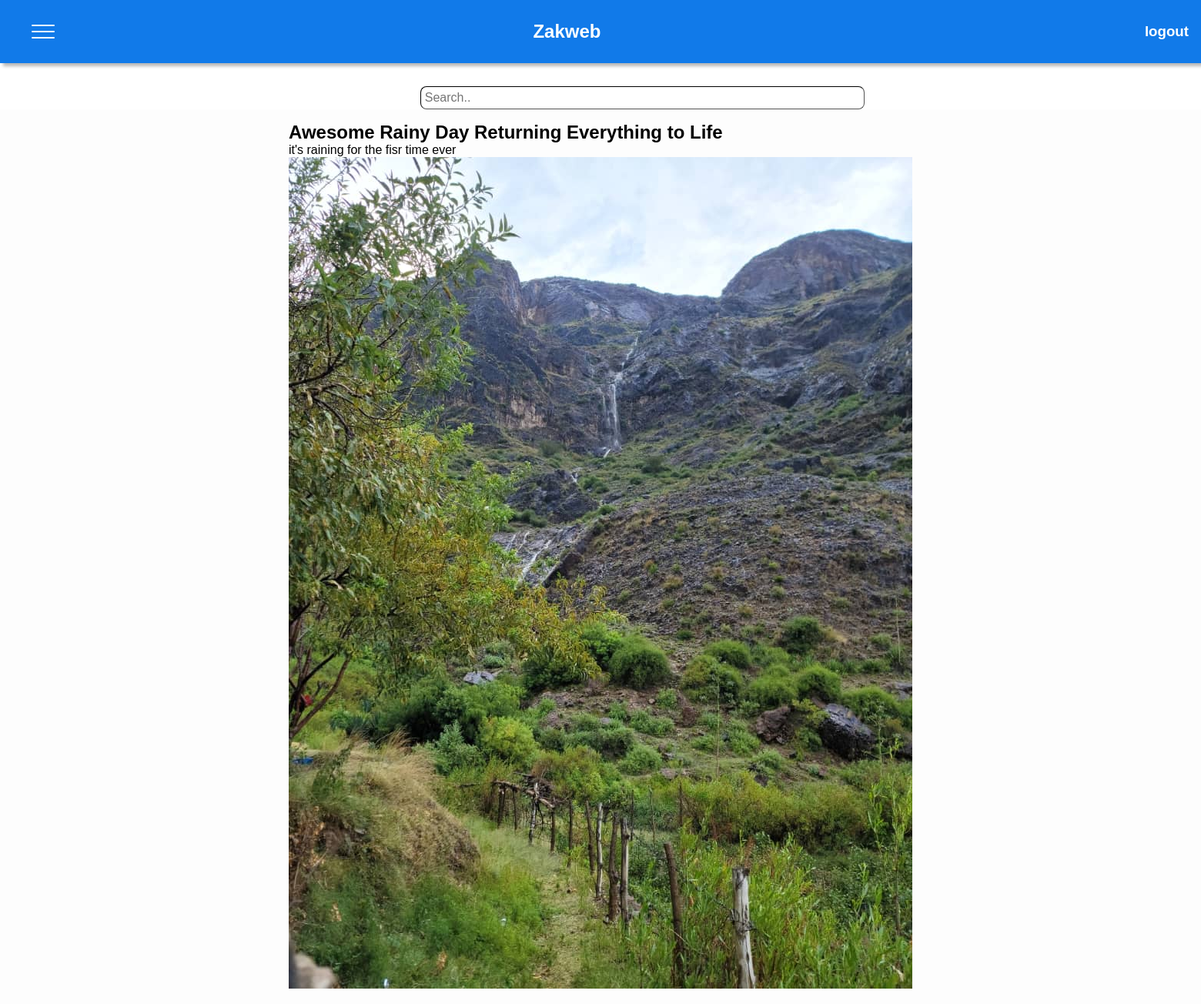
The app's page /post/1/ with its own data.
### main/models.py (models this page shows, shortened)
class Post(models.Model):
    category = models.ForeignKey(Category, on_delete= models.CASCADE)
    author = models.ForeignKey(User, on_delete=models.CASCADE, verbose_name="Author")
    title = models.CharField(max_length=200,default='', verbose_name="Title")
    text = models.TextField(max_length=10000, verbose_name="Text")
    image = models.ImageField(upload_to='images')
    text_2 = models.TextField(max_length=10000, blank=True, verbose_name="Second Text")
    video = models.FileField(upload_to='videos/', blank=True, null=True)
    image_2 = models.ImageField(upload_to='images/', blank=True, null=True)
    text_3 = models.TextField(max_length=10000, blank=True, verbose_name="Third Text")
    image_3 = models.ImageField(upload_to='images/', blank=True, null=True)
    video_2 = models.FileField(upload_to='videos/', blank=True, null=True)
    created_at = models.DateTimeField(auto_now_add=True, verbose_name="Created At", db_index=True)
    updated_at = models.DateTimeField(auto_now=True, verbose_name="Updated At")
    class Meta:
        verbose_name = "Post"
        verbose_name_plural = "Posts"
        indexes = [
            models.Index(fields=['created_at']),  # Add index for created_at field
        ]

### main/views.py (the view)
# urls.py: path('post/<int:id>/',views.post_view, name="post")
def post_view(request,id):
    post = Post.objects.get(pk=id)
    context = {
        'form':post
    }
    return render(request,'home/post.html',context)

### main/templates/home/post.html (shortened to what this page needs)
{% extends "home/layout.html"%}
{% block main %}
<div>
    <section class="first-part">
        <div>
            <h2>{{form.title}}</h2>
            <p>{{form.text}}</p>
            <img src="{{form.image.url}}" alt="">
        </div>
    </section>
</div>
{% endblock %}

### main/static/css/home.css (style rules this page uses)
:root { --bg-color: rgba(255, 255, 255, 0.832); --shadow-color: rgb(184, 184, 184); --nav-bg-color: rgb(17, 122, 233); --main-bg-color: rgba(252, 252, 252, 0.63); --text-color: white; --body-text-color: black; }
* { padding: 0; margin: 0; box-sizing: border-box; }
body { display: block; font-family: Arial, Helvetica, sans-serif; background-color: var(--bg-color); color: var(--body-text-color); overflow-x: hidden; }

### records on screen
Post: title "Awesome Rainy Day Returning Everything to Life", text "it's raining for the fisr time ever", image (picture)
